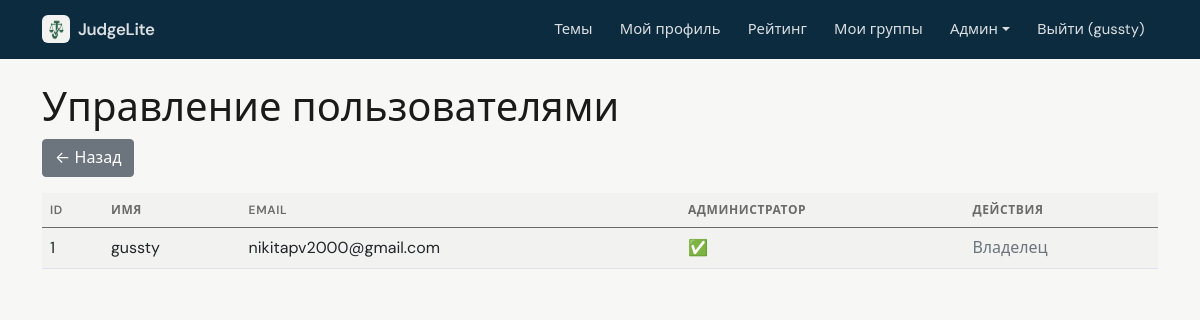
Before: /admin/users (signed in) with the older database file.
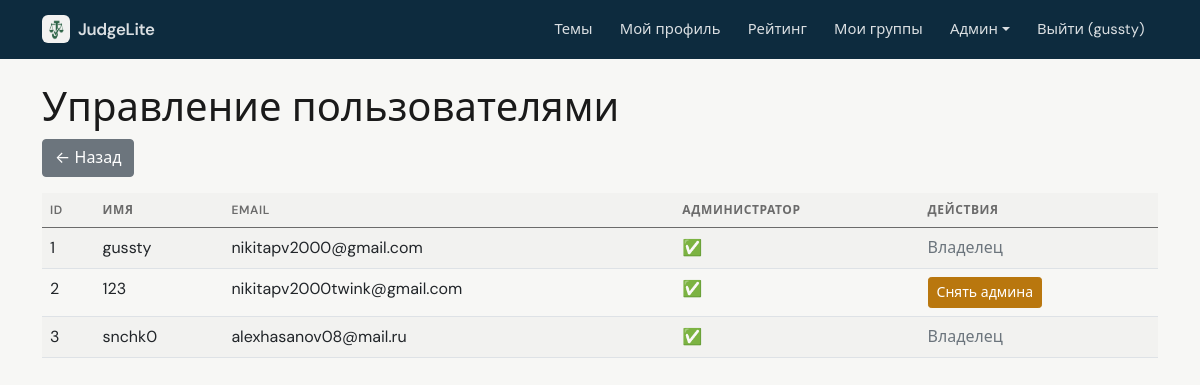
After: the same page with the newer database file.
### data/users.py (models this page shows, shortened)
class User(SqlAlchemyBase, UserMixin, SerializerMixin):
    __tablename__ = 'users'
    id = sqlalchemy.Column(sqlalchemy.Integer, primary_key=True, autoincrement=True)
    name = sqlalchemy.Column(sqlalchemy.String, nullable=True)
    about = sqlalchemy.Column(sqlalchemy.String, nullable=True)
    email = sqlalchemy.Column(sqlalchemy.String, index=True, unique=True, nullable=True)
    hashed_password = sqlalchemy.Column(sqlalchemy.String, nullable=True)
    created_date = sqlalchemy.Column(sqlalchemy.DateTime, default=datetime.datetime.now)
    is_admin = sqlalchemy.Column(sqlalchemy.Boolean, default=False)
    is_super_admin = sqlalchemy.Column(sqlalchemy.Boolean, default=False)
    avatar_filename = sqlalchemy.Column(sqlalchemy.String, nullable=True)  # новое поле
    submissions = orm.relationship("Submission", back_populates="user")

### app.py (the view)
@app.route('/admin/users')
@super_admin_required
def admin_users():
    with db_session.session_scope() as session:
        users = session.query(User).all()
        return render_template('admin/users.html', users=users)

### app.py (called while the page is built)
@login_manager.user_loader
def load_user(user_id):
    session = db_session.create_session()
    user = session.get(User, int(user_id))
    if user:
        _ = user.is_admin
        _ = user.is_super_admin
    session.close()
    return user

@app.context_processor
def inject_user():
    return dict(current_user=current_user)

### data/db_session.py (called while the page is built)
def create_session() -> Session:
    global __factory
    return __factory()

@contextmanager
def session_scope():
    session = create_session()
    try:
        yield session
        session.commit()
    except Exception:
        session.rollback()
        raise
    finally:
        session.close()

### utils/auth.py (called while the page is built)
def super_admin_required(f):
    @wraps(f)
    def decorated_function(*args, **kwargs):
        if not current_user.is_authenticated or not current_user.is_super_admin:
            flash('Доступ запрещён. Требуются права владельца.', 'danger')
            return redirect(url_for('index'))
        return f(*args, **kwargs)
    return decorated_function

### templates/admin/users.html
{% extends "admin/base.html" %}
{% block content %}
<h1>Управление пользователями</h1>
<a href="{{ url_for('admin_dashboard') }}" class="btn btn-secondary mb-3">← Назад</a>
<table class="table table-striped">
    <thead>
        <tr><th>ID</th><th>Имя</th><th>Email</th><th>Администратор</th><th>Действия</th></tr>
    </thead>
    <tbody>
        {% for user in users %}
        <tr>
            <td>{{ user.id }}</td>
            <td>{{ user.name }}</td>
            <td>{{ user.email }}</td>
            <td>{% if user.is_admin %}✅{% else %}❌{% endif %}</td>
            <td>
                {% if not user.is_super_admin %}
                    <a href="{{ url_for('toggle_admin', user_id=user.id) }}" class="btn btn-sm btn-warning">
                        {{ "Снять админа" if user.is_admin else "Назначить админом" }}
                    </a>
                {% else %}
                    <span class="text-muted">Владелец</span>
                {% endif %}
             </td>
         </tr>
        {% endfor %}
    </tbody>
</table>
{% endblock %}

### templates/base.html (shortened to what this page needs)
<!doctype html>
<html lang="ru">
<head>
    <link href="https://cdn.jsdelivr.net/npm/bootstrap@5.0.2/dist/css/bootstrap.min.css" rel="stylesheet">
    <link href="{{ url_for('static', filename='app.css') }}" rel="stylesheet">
</head>
<body class="app-body {% block body_class %}{% endblock %}">
    <nav class="navbar navbar-expand-lg app-navbar">
        <div class="container">
            <a class="navbar-brand d-flex align-items-center gap-2" href="{{ url_for('index') }}">
                <img src="{{ url_for('static', filename='judgelite-mark.png') }}" alt="" class="app-brand-mark" width="28" height="28">
                <span>JudgeLite</span>
            </a>
            <div class="collapse navbar-collapse" id="navbarNav">
                <ul class="navbar-nav ms-auto">
                    <li class="nav-item"><a class="nav-link" href="{{ url_for('topics_list') }}">Темы</a></li>
                    {% if current_user.is_authenticated %}
                        <li class="nav-item"><a class="nav-link" href="{{ url_for('profile') }}">Мой профиль</a></li>
                        <li class="nav-item"><a class="nav-link" href="{{ url_for('rating') }}">Рейтинг</a></li>
                        <li class="nav-item"><a class="nav-link" href="{{ url_for('my_groups') }}">Мои группы</a></li>
                        {% if current_user.is_admin %}
                            <li class="nav-item dropdown">
                                <a class="nav-link dropdown-toggle" href="#" id="adminDropdown" role="button" data-bs-toggle="dropdown">Админ</a>
                            </li>
                        {% endif %}
                        <li class="nav-item"><a class="nav-link" href="{{ url_for('logout') }}">Выйти ({{ current_user.name }})</a></li>
                    {% else %}
                        <li class="nav-item"><a class="nav-link" href="{{ url_for('login') }}">Войти</a></li>
                        <li class="nav-item"><a class="nav-link" href="{{ url_for('register') }}">Регистрация</a></li>
                    {% endif %}
                </ul>
            </div>
        </div>
    </nav>
    <div class="container mt-4" style="padding-bottom: 80px;">
        {% block content %}{% endblock %}
    </div>
</body>
</html>

Changed rows visible on the page:
added User: id "2", name "123", email "nikitapv2000twink@gmail.com", is_admin "Снять админа"
added User: id "3", name "snchk0", email "alexhasanov08@mail.ru", is_super_admin "Владелец"
